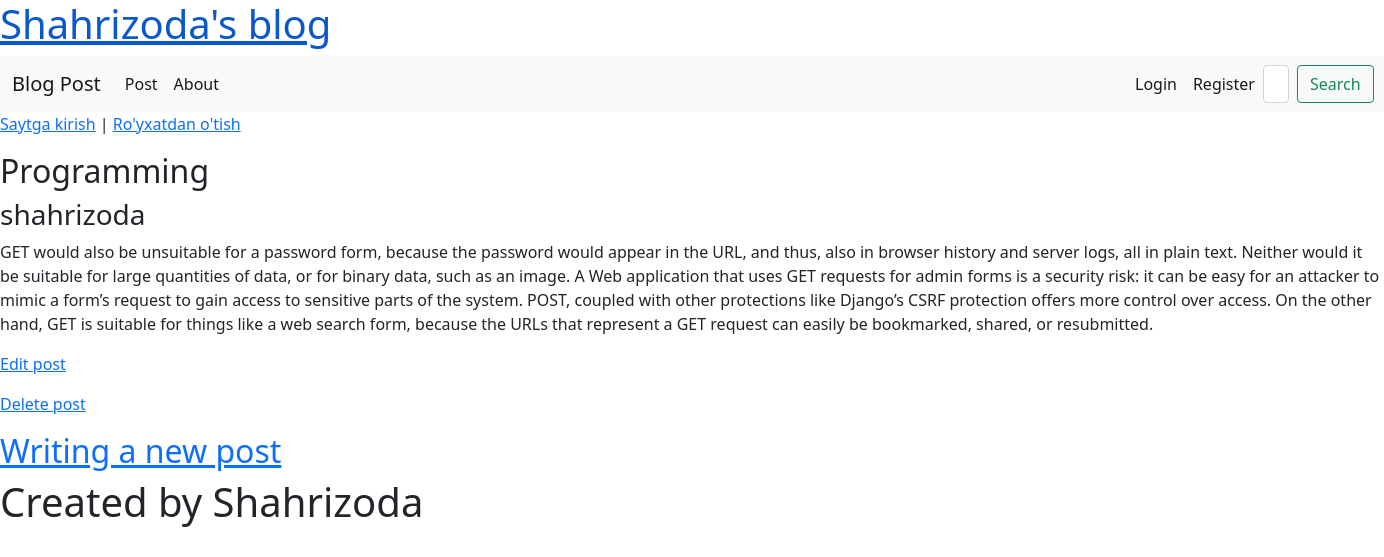
/post/5/, run on the app's committed database.
### pages/models.py (models this page shows, shortened)
class Post(models.Model):
    title=models.CharField(max_length=200)
    author=models.name = models.ForeignKey(
        'auth.User',
        on_delete=models.CASCADE
    )
    body=models.TextField()

### pages/views.py (the view)
# urls.py: path('post/<int:pk>/', BlogDetailView.as_view(), name='post_detail'),
class BlogDetailView(DetailView):
    model = Post
    template_name='post_detail.html'

### templates/post_detail.html
{% extends 'base.html' %}
{% block content %}
<div class="post-entry">
    <h2>{{ post.title }}</h2>
    <h3>{{ post.author }}</h3>
    <p>{{ post.body }}</p>
</div>
<p><a href="{% url 'post_edit' post.pk %}">Edit post</a></p>
<p><a href="{% url 'post_delete' post.pk %}">Delete post</a></p>
{% endblock content %}

### data on the page
Post: title "Programming", author "shahrizoda", body "GET would also be unsuitable for a password form, because the password would appear in the URL, and thus, also in browser history and server logs, all in plain text. Neither would it be suitable for large quantities of data, or for binary data, such as an image. A Web application that uses GET requests for admin forms is a security risk: it can be easy for an attacker to mimic a form’s request to gain access to sensitive parts of the system. POST, coupled with other protections like Django’s CSRF protection offers more control over access. On the other hand, GET is suitable for things like a web search form, because the URLs that represent a GET request can easily be bookmarked, shared, or…"
